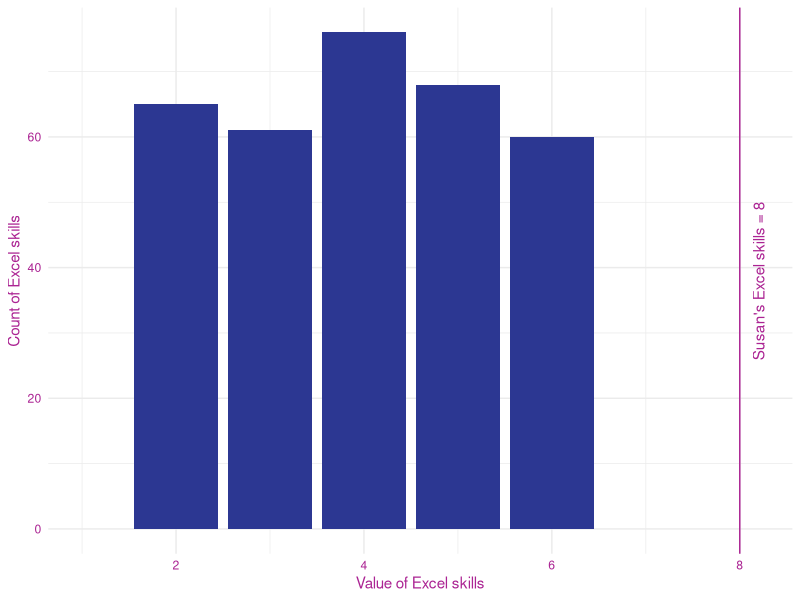
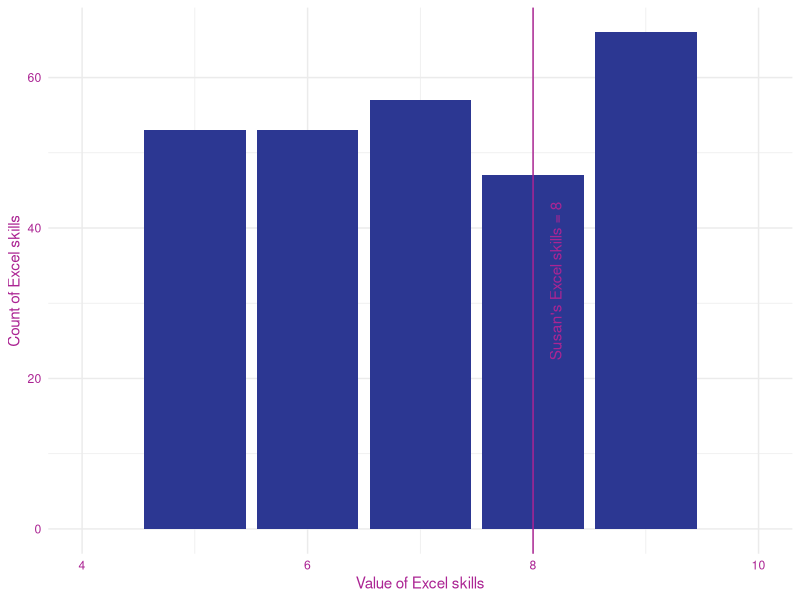

Source code (R) for these figures, in order:
## ---- chunk 1
#| fig-cap: graph showing that Sarah's Excel skills of 8 is an outlier

library(dplyr)
library(ggplot2)

uniform_data <- function(n, dof, lower, upper, val_input, name, varname) {
  data <- tibble(patient = 1:n,
                 val = sample(lower:upper, n, replace = T))
  
  if (dof > 1) {
    for (i in 1:(dof - 1)) {
      data <- data %>% mutate(val = (val_input + sample(lower:upper, n, replace =
                                                          T)))
    }
    data <- data %>% mutate(val = (val / dof))
  }
  
  data |>
    ggplot() +
    geom_bar(aes(val), fill = "#2C3792") +
    geom_vline(xintercept = val_input, color = "#AB2493") +
    xlim(min(lower, val_input), max(upper, val_input + (0.2))) +
    annotate(
      "text",
      x = (val_input + (0.2)),
      y = 0.5 * (max(data %>% count(val))),
      label = paste0(name, "'s ", varname, " = ", val_input),
      angle = 90,
      color = "#AB2493"
    ) +
    xlab(paste0("Value of ", varname)) +
    ylab(paste0("Count of ", varname)) +
    theme_minimal() +
    theme(
      axis.text = element_text(colour = "#AB2493"),
      axis.title = element_text(colour = "#AB2493")
    )
}

uniform_data(400, 1, 1, 6, 8, "Susan", "Excel skills")

uniform_data(400, 1, 4, 10, 8, "Susan", "Excel skills")

## ---- chunk 2
#| fig-cap: Frequency distribution of Excel skill with one outlier, labelled "Susan"
# uniform_data(400, 1, 1, 6, 8, "Susan", "Excel skill")
## ---- chunk 3
#| fig-cap: Frequency distribution of Excel skill with one outlier, labelled "Susan"
# uniform_data(400, 1, 1, 6, 7, "Susan", "Excel skill")
